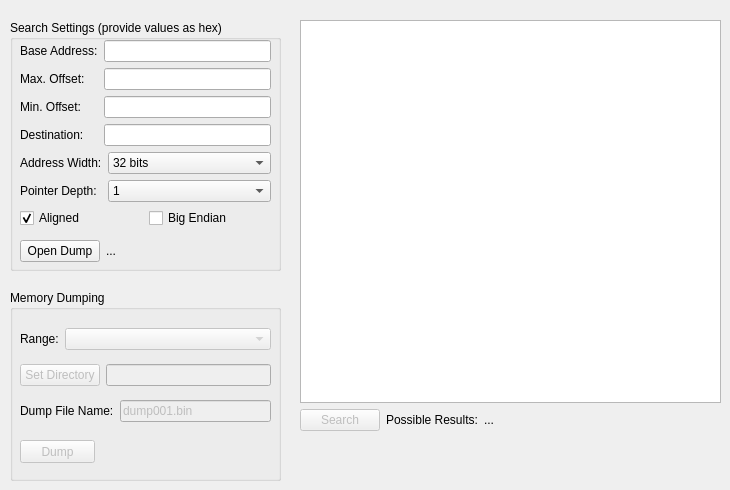
    <widget class="QWidget" name="tab_pointer">
     <attribute name="title">
      <string>Pointer Search</string>
     </attribute>
     <widget class="QGroupBox" name="groupBox_3">
      <property name="geometry">
       <rect>
        <x>10</x>
        <y>20</y>
        <width>271</width>
        <height>251</height>
       </rect>
      </property>
      <property name="title">
       <string>Search Settings (provide values as hex)</string>
      </property>
      <widget class="QWidget" name="layoutWidget">
       <property name="geometry">
        <rect>
         <x>10</x>
         <y>20</y>
         <width>251</width>
         <height>228</height>
        </rect>
       </property>
       <layout class="QVBoxLayout" name="verticalLayout_14">
        <item>
         <layout class="QHBoxLayout" name="horizontalLayout_15">
          <item>
           <layout class="QVBoxLayout" name="verticalLayout_8">
            <item>
             <widget class="QLabel" name="label_29">
              <property name="text">
               <string>Base Address:</string>
              </property>
             </widget>
            </item>
            <item>
             <widget class="QLabel" name="label_30">
              <property name="text">
               <string>Max. Offset:</string>
              </property>
             </widget>
            </item>
            <item>
             <widget class="QLabel" name="label_31">
              <property name="text">
               <string>Min. Offset:</string>
              </property>
             </widget>
            </item>
            <item>
             <widget class="QLabel" name="label_32">
              <property name="text">
               <string>Destination:</string>
              </property>
             </widget>
            </item>
           </layout>
          </item>
          <item>
           <layout class="QVBoxLayout" name="verticalLayout_9">
            <item>
             <widget class="QLineEdit" name="lineEdit_baseAddress">
              <property name="font">
               <font>
                <family>Consolas</family>
                <pointsize>9</pointsize>
               </font>
              </property>
              <property name="text">
               <string/>
              </property>
             </widget>
            </item>
            <item>
             <widget class="QLineEdit" name="lineEdit_maxPointerOffset">
              <property name="font">
               <font>
                <family>Consolas</family>
                <pointsize>9</pointsize>
               </font>
              </property>
              <property name="text">
               <string/>
              </property>
             </widget>
            </item>
            <item>
             <widget class="QLineEdit" name="lineEdit_minPointerOffset">
              <property name="font">
               <font>
                <family>Consolas</family>
                <pointsize>9</pointsize>
               </font>
              </property>
              <property name="text">
               <string/>
              </property>
             </widget>
            </item>
            <item>
             <widget class="QLineEdit" name="lineEdit_pointerDestination">
              <property name="font">
               <font>
                <family>Consolas</family>
                <pointsize>9</pointsize>
               </font>
              </property>
              <property name="text">
               <string/>
              </property>
             </widget>
            </item>
           </layout>
          </item>
         </layout>
        </item>
        <item>
         <layout class="QHBoxLayout" name="horizontalLayout_16">
          <item>
           <layout class="QVBoxLayout" name="verticalLayout_15">
            <property name="sizeConstraint">
             <enum>QLayout::SetFixedSize</enum>
            </property>
            <item>
             <widget class="QLabel" name="label_33">
              <property name="sizePolicy">
               <sizepolicy hsizetype="Fixed" vsizetype="Preferred">
                <horstretch>0</horstretch>
                <verstretch>0</verstretch>
               </sizepolicy>
              </property>
              <property name="text">
               <string>Address Width:</string>
              </property>
             </widget>
            </item>
            <item>
             <widget class="QLabel" name="label_35">
              <property name="sizePolicy">
               <sizepolicy hsizetype="Fixed" vsizetype="Preferred">
                <horstretch>0</horstretch>
                <verstretch>0</verstretch>
               </sizepolicy>
              </property>
              <property name="text">
               <string>Pointer Depth:</string>
              </property>
             </widget>
            </item>
           </layout>
          </item>
          <item>
           <layout class="QVBoxLayout" name="verticalLayout_16">
            <item>
             <widget class="QComboBox" name="comboBox_pointerWidth">
              <item>
               <property name="text">
                <string>32 bits</string>
               </property>
              </item>
             </widget>
            </item>
            <item>
             <widget class="QComboBox" name="comboBox_pointerDepth">
              <item>
               <property name="text">
                <string>1</string>
               </property>
              </item>
              <item>
               <property name="text">
                <string>2</string>
               </property>
              </item>
             </widget>
            </item>
           </layout>
          </item>
         </layout>
        </item>
        <item>
         <layout class="QHBoxLayout" name="horizontalLayout_17">
          <item>
           <widget class="QCheckBox" name="checkBox_alignedPointers">
            <property name="text">
             <string>Aligned</string>
            </property>
            <property name="checked">
             <bool>true</bool>
            </property>
           </widget>
          </item>
          <item>
           <widget class="QCheckBox" name="checkBox_BEPointers">
            <property name="text">
             <string>Big Endian</string>
            </property>
           </widget>
          </item>
         </layout>
        </item>
        <item>
         <layout class="QHBoxLayout" name="horizontalLayout_18">
          <item>
           <widget class="QPushButton" name="pushButton_openDump">
            <property name="sizePolicy">
             <sizepolicy hsizetype="Fixed" vsizetype="Fixed">
              <horstretch>0</horstretch>
              <verstretch>0</verstretch>
             </sizepolicy>
            </property>
            <property name="text">
             <string>Open Dump</string>
            </property>
           </widget>
          </item>
          <item>
           <widget class="QLabel" name="label_36">
            <property name="text">
             <string>...</string>
            </property>
           </widget>
          </item>
         </layout>
        </item>
       </layout>
      </widget>
     </widget>
     <widget class="QGroupBox" name="groupBox_4">
      <property name="geometry">
       <rect>
        <x>10</x>
        <y>290</y>
        <width>271</width>
        <height>191</height>
       </rect>
      </property>
      <property name="title">
       <string>Memory Dumping</string>
      </property>
      <widget class="QWidget" name="layoutWidget">
       <property name="geometry">
        <rect>
         <x>10</x>
         <y>30</y>
         <width>251</width>
         <height>110</height>
        </rect>
       </property>
       <layout class="QVBoxLayout" name="verticalLayout_17">
        <item>
         <layout class="QHBoxLayout" name="horizontalLayout_19">
          <item>
           <widget class="QLabel" name="label_34">
            <property name="sizePolicy">
             <sizepolicy hsizetype="Fixed" vsizetype="Preferred">
              <horstretch>0</horstretch>
              <verstretch>0</verstretch>
             </sizepolicy>
            </property>
            <property name="text">
             <string>Range:</string>
            </property>
           </widget>
          </item>
          <item>
           <widget class="QComboBox" name="comboBox_selectRangeToDump">
            <property name="enabled">
             <bool>false</bool>
            </property>
           </widget>
          </item>
         </layout>
        </item>
        <item>
         <layout class="QHBoxLayout" name="horizontalLayout_20">
          <item>
           <widget class="QPushButton" name="pushButton_setDumpDir">
            <property name="enabled">
             <bool>false</bool>
            </property>
            <property name="text">
             <string>Set Directory</string>
            </property>
           </widget>
          </item>
          <item>
           <widget class="QLineEdit" name="lineEdit_dumpDir">
            <property name="enabled">
             <bool>false</bool>
            </property>
           </widget>
          </item>
         </layout>
        </item>
        <item>
         <layout class="QHBoxLayout" name="horizontalLayout_5">
          <item>
           <widget class="QLabel" name="label_24">
            <property name="text">
             <string>Dump File Name:</string>
            </property>
           </widget>
          </item>
          <item>
           <widget class="QLineEdit" name="lineEdit_dumpFileName">
            <property name="enabled">
             <bool>false</bool>
            </property>
            <property name="text">
             <string>dump001.bin</string>
            </property>
           </widget>
          </item>
         </layout>
        </item>
       </layout>
      </widget>
      <widget class="QPushButton" name="pushButton_dumpMemory">
       <property name="enabled">
        <bool>false</bool>
       </property>
       <property name="geometry">
        <rect>
         <x>10</x>
         <y>150</y>
         <width>75</width>
         <height>23</height>
        </rect>
       </property>
       <property name="sizePolicy">
        <sizepolicy hsizetype="Fixed" vsizetype="Fixed">
         <horstretch>0</horstretch>
         <verstretch>0</verstretch>
        </sizepolicy>
       </property>
       <property name="text">
        <string>Dump</string>
       </property>
      </widget>
     </widget>
     <widget class="QWidget" name="layoutWidget">
      <property name="geometry">
       <rect>
        <x>300</x>
        <y>20</y>
        <width>421</width>
        <height>411</height>
       </rect>
      </property>
      <layout class="QVBoxLayout" name="verticalLayout_18">
       <item>
        <widget class="QPlainTextEdit" name="plainTextEdit_pointerResults">
         <property name="font">
          <font>
           <family>Consolas</family>
           <pointsize>9</pointsize>
          </font>
         </property>
        </widget>
       </item>
       <item>
        <layout class="QHBoxLayout" name="horizontalLayout_21">
         <item>
          <widget class="QPushButton" name="pushButton_searchPointers">
           <property name="enabled">
            <bool>false</bool>
           </property>
           <property name="sizePolicy">
            <sizepolicy hsizetype="Fixed" vsizetype="Fixed">
             <horstretch>0</horstretch>
             <verstretch>0</verstretch>
            </sizepolicy>
           </property>
           <property name="text">
            <string>Search</string>
           </property>
          </widget>
         </item>
         <item>
          <widget class="QLabel" name="label_38">
           <property name="sizePolicy">
            <sizepolicy hsizetype="Fixed" vsizetype="Preferred">
             <horstretch>0</horstretch>
             <verstretch>0</verstretch>
            </sizepolicy>
           </property>
           <property name="text">
            <string>Possible Results:</string>
           </property>
          </widget>
         </item>
         <item>
          <widget class="QLabel" name="label_pointerResults">
           <property name="text">
            <string>...</string>
           </property>
          </widget>
         </item>
        </layout>
       </item>
      </layout>
     </widget>
    </widget>
